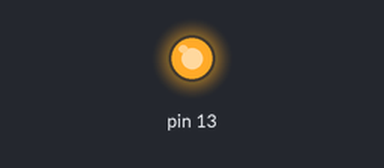
Recording of a sketch running on a simulated Arduino Uno, built with avr-gcc and run on an emulated ATmega328P. Parts: output pins drawn as LEDs (lit = HIGH).

Above: at 1.0 s.
At 3.0 s:
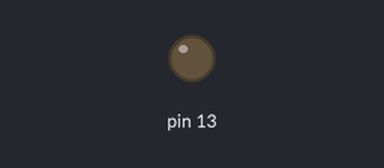
Timing chart, 0 to 5.2 s (numbered marks = the images above):
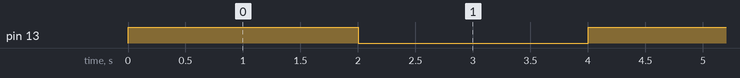

The sketch:

sketch_feb18a.ino
```cpp
int led = 13;

void setup() {
  pinMode(13,OUTPUT);
  // put your setup code here, to run once:

}

void loop() {
  digitalWrite(13,HIGH);
  delay(2000);
  digitalWrite(13,LOW);
  delay(2000);
  // put your main code here, to run repeatedly:

}
```

Measured:
- by itself, pin 13: alternates HIGH for 2.0 s and LOW for 2.0 s
